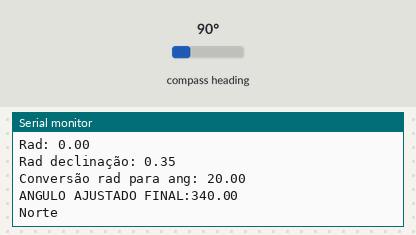
A sketch run on a simulated Arduino Uno, built with avr-gcc and run on an emulated ATmega328P. Parts: the last lines printed to the serial monitor. The inputs (shaded band) are chosen by the test bench; at power-on: compass heading 90°.

Above: at 1.2 s.
1.3 s: compass heading set to 7°
At 1.8 s:
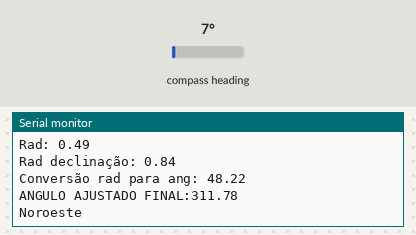
4.1 s: compass heading set to 180°
At 5.8 s:
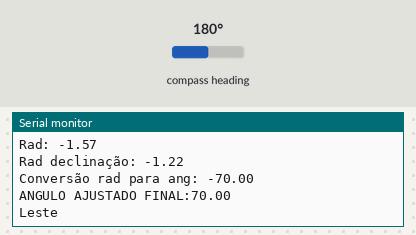
7.1 s: compass heading set to 269°
At 7.9 s:
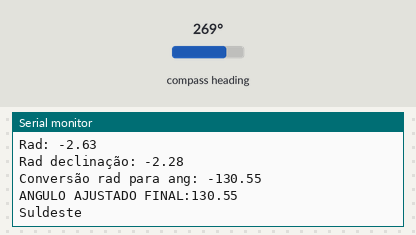
9.9 s: compass heading set to 352°
At 11.7 s:
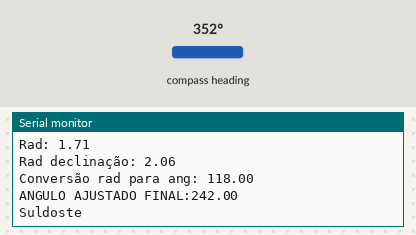
Timing chart, 0 to 13.2 s (numbered marks = the images above; inputs shaded):
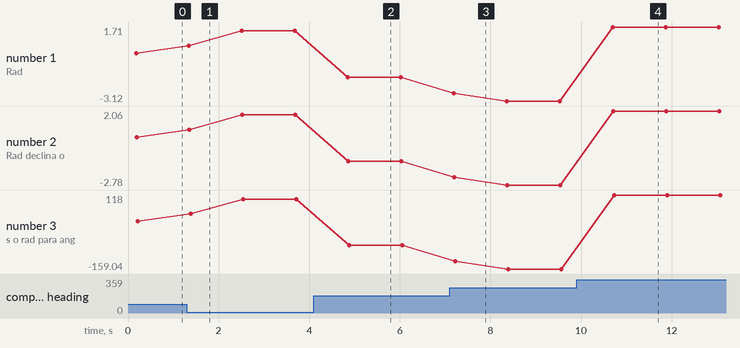

The sketch:

bussola_base.ino
```cpp
#include <QMC5883LCompass.h>

#include <Wire.h> //Biblioteca de Comunicacao I2C
#include <QMC5883L.h> //Biblioteca do Sensor QMC5883 - Modulo GY-273

QMC5883LCompass bussola; //Criacao do objeto para o sensor


int x = 0, y = 0, z = 0, t;
float angulo, declinacao;


//DECLINACAO
int declination_degs = -20;
float declination_mins = 19;
char declination_dir = 'W';

float SetDeclination( int declination_degs , int declination_mins, char declination_dir )
{
  float declination_offset_radians;
  // Convert declination to decimal degrees
  switch(declination_dir)
  {
    // North and East are positive
    case 'E':
      declination_offset_radians = ( declination_degs + (1/60 * declination_mins)) * (M_PI / 180);
      return(declination_offset_radians);

    // South and West are negative
    case 'W':
      declination_offset_radians =  0 - (( declination_degs + (1/60 * declination_mins) ) * (M_PI / 180));
      return(declination_offset_radians);
  }
}

float AdjustHeading(float heading, float declination_offset_radians)
{
  heading += declination_offset_radians;
  return heading;
}

void setup()
{

  Wire.begin(); //Inicializacao da Comunicacao I2C
  Serial.begin(9600); //Inicializacao da comunicacao Serial

  bussola.init(); //Inicializando o Sensor QMC5883
  //bussola.setCalibration(-718, 851, -850, 738, -515, 1008);
  bussola.setCalibration(-877, 851, -953, 893, -515, 1008);
  bussola.setSmoothing(4, true);
  //bussola.setSamplingRate(10);

  declinacao = SetDeclination(declination_degs, declination_mins, declination_dir);
  Serial.print("DECLINACAO EM RADIANO: ");
  Serial.println(declinacao);
  delay(50);
}

void loop()
{
  float m_rad = 0, rad;
  for (int i = 0; i < 100; i++){
    bussola.read(); //Obter o valor dos eixos X, Y e Z do Sensor
    x = bussola.getX();
    y = bussola.getY();
    m_rad += atan2(x, y);
  }
  rad = m_rad / 100;
  Serial.print("Rad: ");
  Serial.println(rad);
  rad = AdjustHeading(rad, declinacao);
  Serial.print("Rad declinação: ");
  Serial.println(rad);
  angulo = rad*180/M_PI;
  Serial.print("Conversão rad para ang: ");
  Serial.println(angulo);
  //Ajuste do angulo entre 0 e 360 graus
  if(angulo < 0)
    angulo+=360;

  angulo = 360-angulo;

  Serial.print("ANGULO AJUSTADO FINAL:");
  Serial.println(angulo); //Imprime o valor do angulo na Serial do Arduino

  //Apresentando o sentido com base no angulo encontrado
  if (angulo > 338 || angulo < 22)
  {
    Serial.println("Norte");
  }
  if (angulo > 22 && angulo < 68)
  {
    Serial.println("Nordeste");
  }
  if (angulo > 68 && angulo < 113)
  {
    Serial.println("Leste");
  }
  if (angulo > 113 && angulo < 158)
  {
    Serial.println("Suldeste");
  }
  if (angulo > 158 && angulo < 203)
  {
    Serial.println("Sul");
  }
  if (angulo > 203 && angulo < 248)
  {
    Serial.println("Suldoste");
  }
  if (angulo > 248 && angulo < 293)
  {
    Serial.println("Oeste");
  }
  if (angulo > 293 && angulo < 338)
  {
    Serial.println("Noroeste");
  }

  delay(1000); //Delay de 500 ms entre novas leituras
}
```

Measured:
- after the input at 1.3 s, the serial monitor: prints a new line at once (image 1)
- after the input at 4.1 s, the serial monitor: prints a new line after 0.75 s (image 2)
- after the input at 7.1 s, the serial monitor: prints a new line after 0.09 s (image 3)
- after the input at 9.9 s, the serial monitor: prints a new line after 0.80 s (image 4)
- plotted number 1: 0 → 1.45 after the input at 1.3 s, 1.45 → -1.57 after the input at 4.1 s, -1.57 → -3.12 after the input at 7.1 s, -3.12 → 1.71 after the input at 9.9 s
- plotted number 2: 0.35 → 1.8 after the input at 1.3 s, 1.8 → -1.22 after the input at 4.1 s, -1.22 → -2.78 after the input at 7.1 s, -2.78 → 2.06 after the input at 9.9 s
- plotted number 3: 20 → 103.01 after the input at 1.3 s, 103.01 → -70 after the input at 4.1 s, -70 → -159.04 after the input at 7.1 s, -159.04 → 118 after the input at 9.9 s
